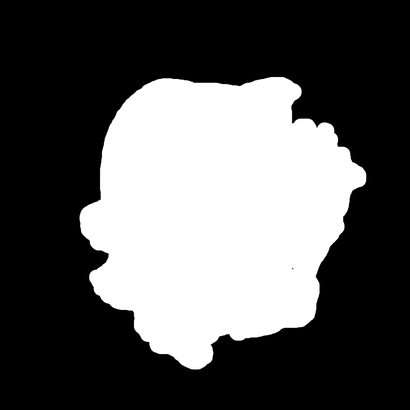
#> input picture Raw_images_masks/MEL_BAD/masks/PAT_340_714_314_mask.png, 410 x 410 px, shrunk from 1054 x 1054 before the run, found by its file name
$ jupyter execute --allow-errors asymmetry.ipynb
#> lines starting #> are read from the running program, lines starting #| are printed output that depends on the picture; after the words box and inside, x2 and y2 are one past the last pixel; in counts of white or black regions, pixels touching at a corner belong together
#### imports

[cell 1]
import cv2
import numpy as np
import matplotlib.pyplot as plt
import os

#### functions

[cell 2]
def load_image(path):
    '''loads the mask image'''
    image = cv2.imread(path, cv2.IMREAD_GRAYSCALE)
    _, mask = cv2.threshold(image, 127, 255, cv2.THRESH_BINARY)
    return mask

def find_center(mask):
    '''finds the center of the lesion'''
    white_pixels = np.argwhere(mask > 0)
    center_row = np.mean(white_pixels[:, 0]).astype(int)
    center_col = np.mean(white_pixels[:, 1]).astype(int)

    return center_row, center_col

def flip_image_centered(mask, axis):
    '''flips the image along its center axis'''
    center_row, center_col = find_center(mask)

    if axis == 'vertical':
        image_shifted = np.roll(mask, -center_row, axis=0)
        flipped_image = np.flipud(image_shifted)
        return np.roll(flipped_image, center_row, axis=0)
    elif axis == 'horizontal':
        image_shifted = np.roll(mask, -center_col, axis=1)
        flipped_image = np.fliplr(image_shifted)
        return np.roll(flipped_image, center_col, axis=1)

def compute_overlap(image1, image2):
    """compute the overlap score"""

    intersection = np.logical_and(image1, image2)
    union = np.logical_or(image1, image2)
    overlap = np.sum(intersection) / np.sum(union)

    return overlap

def symmetry_score(image):
    """compute the vertical and horizontal symmetry scores"""
    mask = load_image(image) # load the image from path


    vert_flipped = flip_image_centered(mask, 'vertical')
    horiz_flipped = flip_image_centered(mask, 'horizontal')

    vertical_symmetry_score = compute_overlap(mask, vert_flipped)
    horizontal_symmetry_score = compute_overlap(mask, horiz_flipped)
    total_score = round((vertical_symmetry_score + horizontal_symmetry_score) / 2, 4)

    return total_score

#### display images

[cell 3]
def test_images(path, save_folder):
    '''plots the images to visualize our alogirhthm and save them to a folder'''

    mask = load_image(path) # load the image from path
    fig, axs = plt.subplots(2, 3, figsize=(12, 8))

    center_row, center_col = find_center(mask)

    vert_flipped = flip_image_centered(mask, 'vertical')
    horiz_flipped = flip_image_centered(mask, 'horizontal')

    vertical_symmetry_score = compute_overlap(mask, vert_flipped)
    horizontal_symmetry_score = compute_overlap(mask, horiz_flipped)

    total_score = round((vertical_symmetry_score + horizontal_symmetry_score) / 2, 4)

    overlay_vert = cv2.addWeighted(mask, 0.5, vert_flipped, 0.5, 0)
    overlay_horiz = cv2.addWeighted(mask, 0.5, horiz_flipped, 0.5, 0)

    # check if the save folder exists, if not, create it
    if not os.path.exists(save_folder):
        os.makedirs(save_folder)

    images = [mask, vert_flipped, overlay_vert, mask, horiz_flipped, overlay_horiz]
    titles = ['Original Image', 'Vertically Flipped', f'Overlay (Vertical) | score: {round(vertical_symmetry_score, 4)}',
              'Original Image', 'Horizontally Flipped', f'Overlay (Horizontal) | score: {round(horizontal_symmetry_score, 4)}']

    for i, ax in enumerate(axs.flat):
        ax.imshow(images[i], cmap='gray')
        ax.axhline(center_row, color='r', linestyle='--')
        ax.axvline(center_col, color='r', linestyle='--')
        ax.set_title(titles[i])
        ax.axis('off')

    plt.suptitle(f'Symmetry score: {total_score}')

    plt.tight_layout()

    # save the figure to the designated save folder
    save_path = os.path.join(save_folder, f"result_{os.path.basename(path)}.png")
    plt.savefig(save_path)
    plt.close()

#### looping over images

[cell 4]
mask_paths = [
    '../good_bad_images/MEL/good/masks/lucie/PAT_340_714_314_mask.png',
    '../good_bad_images/MEL/good/masks/lucie/PAT_995_1867_165_mask.png',
    '../good_bad_images/MEL/bad/masks/lucie/PAT_262_402_14_mask.png',
    '../good_bad_images/NEV/good/masks/PAT_672_1272_705_mask.png',
    '../good_bad_images/SCC/bad/masks/david/PAT_131_197_974_mask.png',
    '../good_bad_images/SEK/good/masks/PAT_893_1697_613_mask.png',
    '../good_bad_images/MEL/bad/masks/lucie/PAT_262_402_14_mask.png',
    '../good_bad_images/MEL/bad/masks/lucie/PAT_719_1361_234_mask.png',
    '../good_bad_images/MEL/bad/masks/lucie/PAT_719_1361_160_mask.png',
    '../good_bad_images/MEL/bad/masks/lucie/PAT_719_1361_234_mask.png',
    '../good_bad_images/MEL/good/masks/lucie/PAT_656_1246_489_mask.png',
    '../good_bad_images/MEL/good/masks/lucie/PAT_614_1166_885_mask.png'
]

# Loop over the paths and test each image
#> (the rest of this cell did not finish here and is left out)

#> in load_image, image is the input picture: shape (410, 410); min 0, max 255, mean 88.4
#> in load_image, `_, mask = cv2.threshold(image, 127, 255, cv2.THRESH_BINARY)`:
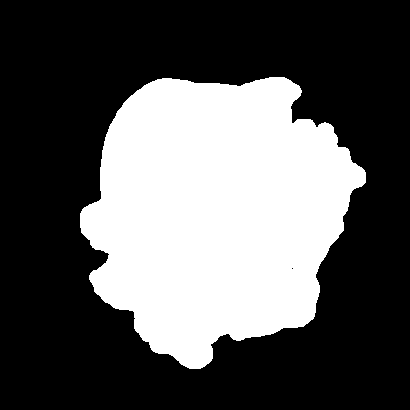
#> mask: shape (410, 410); 34.6% white; 1 white region, box (x1, y1, x2, y2) and area: (80, 77, 366, 369) 58244
#> in find_center, `white_pixels = np.argwhere(mask > 0)`: white_pixels = 58244 pairs, first value 77 to 368, second value 80 to 365
#> in find_center, `center_row = np.mean(white_pixels[:, 0]).astype(int)`: center_row = 212
#> in find_center, `center_col = np.mean(white_pixels[:, 1]).astype(int)`: center_col = 215
#> in test_images, `center_row, center_col = find_center(mask)`: center_row = 212; center_col = 215
#> in flip_image_centered, `center_row, center_col = find_center(mask)`: center_row = 212; center_col = 215
#> in flip_image_centered, `image_shifted = np.roll(mask, -center_row, axis=0)`: image_shifted: shape (410, 410); 34.6% white; 2 white regions, box (x1, y1, x2, y2) and area: (81, 275, 366, 410) 29312, (80, 0, 346, 157) 28932
#> in flip_image_centered, `flipped_image = np.flipud(image_shifted)`:
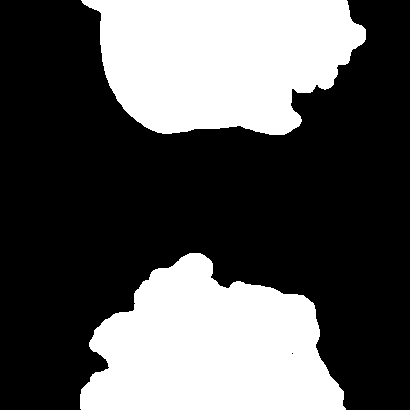
#> flipped_image: shape (410, 410); 34.6% white; 2 white regions, box (x1, y1, x2, y2) and area: (81, 0, 366, 135) 29312, (80, 253, 346, 410) 28932
#> in flip_image_centered, `return np.roll(flipped_image, center_row, axis=0)`: returned value: shape (410, 410); 34.6% white; 1 white region, box (x1, y1, x2, y2) and area: (80, 55, 366, 347) 58244
#> call 2 of flip_image_centered, with axis = 'horizontal'
#> in flip_image_centered (call 2), `image_shifted = np.roll(mask, -center_col, axis=1)`:
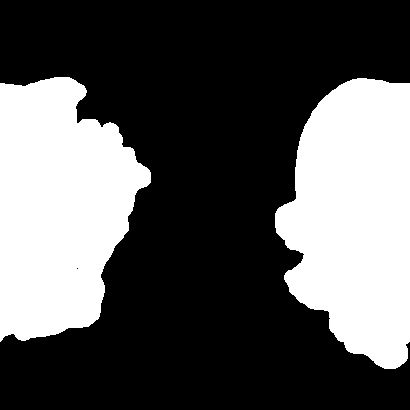
#> image_shifted: shape (410, 410); 34.6% white; 2 white regions, box (x1, y1, x2, y2) and area: (275, 78, 410, 369) 29490, (0, 77, 151, 342) 28754
#> in flip_image_centered (call 2), `flipped_image = np.fliplr(image_shifted)`:
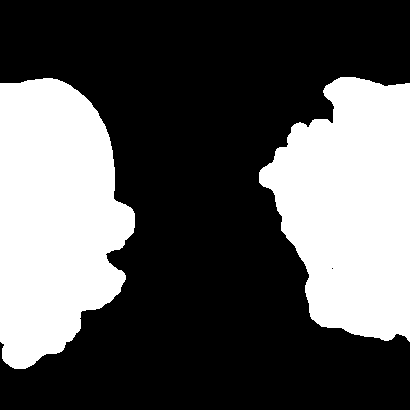
#> flipped_image: shape (410, 410); 34.6% white; 2 white regions, box (x1, y1, x2, y2) and area: (0, 78, 135, 369) 29490, (259, 77, 410, 342) 28754
#> in flip_image_centered (call 2), `return np.roll(flipped_image, center_col, axis=1)`: returned value: shape (410, 410); 34.6% white; 1 white region, box (x1, y1, x2, y2) and area: (64, 77, 350, 369) 58244
#> in compute_overlap, `intersection = np.logical_and(image1, image2)`: intersection: shape (410, 410) bool; 31.4% white; 1 white region, box (x1, y1, x2, y2) and area: (81, 78, 346, 346) 52842
#> in compute_overlap, `union = np.logical_or(image1, image2)`:
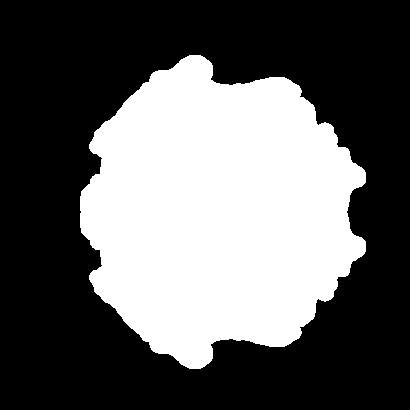
#> union: shape (410, 410) bool; 37.9% white; 1 white region, box (x1, y1, x2, y2) and area: (80, 55, 366, 369) 63646
#> in compute_overlap, `overlap = np.sum(intersection) / np.sum(union)`: overlap = 0.83
#> in compute_overlap (call 2), `intersection = np.logical_and(image1, image2)`:
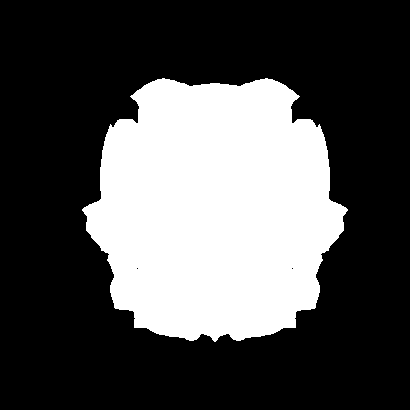
#> intersection: shape (410, 410) bool; 31.4% white; 1 white region, box (x1, y1, x2, y2) and area: (82, 78, 348, 342) 52800
#> in compute_overlap (call 2), `union = np.logical_or(image1, image2)`:
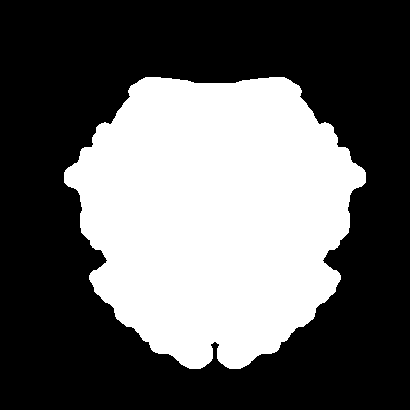
#> union: shape (410, 410) bool; 37.9% white; 1 white region, box (x1, y1, x2, y2) and area: (64, 77, 366, 369) 63688
#> in compute_overlap (call 2), `overlap = np.sum(intersection) / np.sum(union)`: overlap = 0.829
#> in test_images, `total_score = round((vertical_symmetry_score + horizontal_symmetry_sco..`: total_score = 0.83
#> in test_images, `overlay_vert = cv2.addWeighted(mask, 0.5, vert_flipped, 0.5, 0)`:
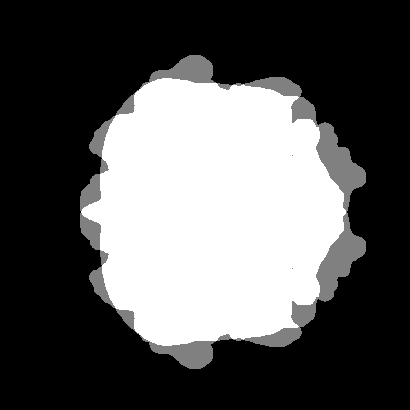
#> overlay_vert: shape (410, 410); min 0, max 255, mean 88.4
#> in test_images, `overlay_horiz = cv2.addWeighted(mask, 0.5, horiz_flipped, 0.5, 0)`:
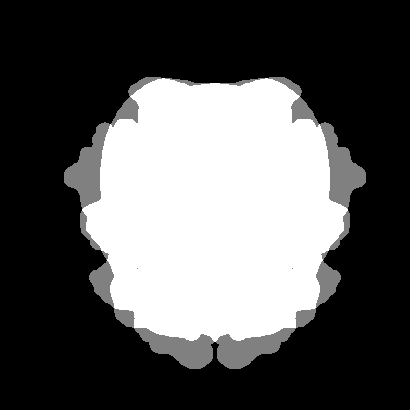
#> overlay_horiz: shape (410, 410); min 0, max 255, mean 88.4
#> in test_images, `titles = ['Original Image', 'Vertically Flipped', f'Overlay (Vertical)..`: titles = ['Original Image', 'Vertically Flipped', 'Overlay (Vertical) | score: 0.8302', 'Original Image', 'Horizontally Flipped', 'Overlay (Horizontal) | score: 0.829']
#> in test_images, `plt.savefig(save_path)`:
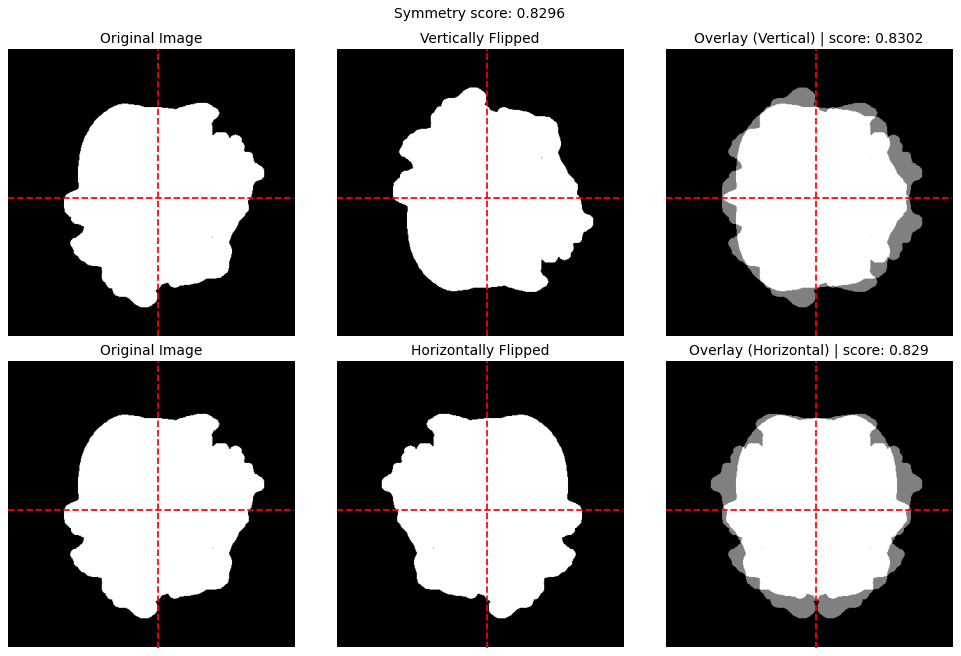
#> figure drawn by matplotlib, 6 panels
#> pass 2 of the loop `for msk_path in mask_paths:`:
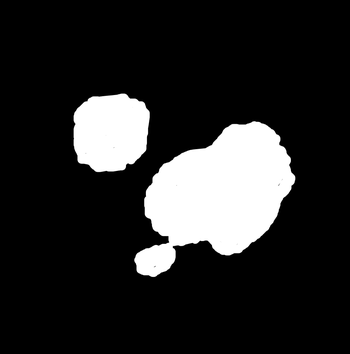
#> input picture Raw_images_masks/MEL_GOOD/masks/PAT_995_1867_165_mask.png, 350 x 354 px, shrunk from 900 x 909 before the run, found by its file name
#> in load_image, image is the input picture: shape (354, 350); min 0, max 255, mean 40.3
#> in load_image (call 2), `_, mask = cv2.threshold(image, 127, 255, cv2.THRESH_BINARY)`:
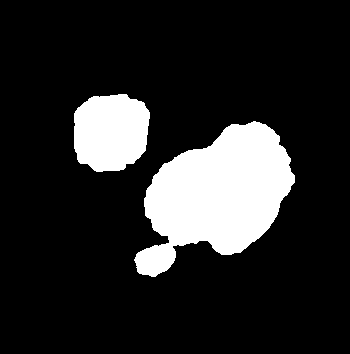
#> mask: shape (354, 350); 15.8% white; 2 white regions, box (x1, y1, x2, y2) and area: (134, 121, 295, 277) 14659, (74, 94, 150, 172) 4895
#> in test_images (call 2), `center_row, center_col = find_center(mask)`: center_row = 178; center_col = 190
#> intersection: shape (354, 350) bool; 8% white; 5 white regions, box (x1, y1, x2, y2) and area: (153, 121, 295, 235) 9748, (136, 99, 146, 107) 33, (136, 249, 146, 257) 33, (144, 139, 147, 152) 20, (144, 204, 147, 217) 20
#> union: shape (354, 350) bool; 23.6% white; 1 white region, box (x1, y1, x2, y2) and area: (74, 79, 295, 277) 29254
#> vertical_symmetry_score = 0.337
#> intersection: shape (354, 350) bool; 8.8% white; 3 white regions, box (x1, y1, x2, y2) and area: (139, 150, 241, 255) 6708, (89, 121, 149, 172) 2097, (231, 121, 291, 172) 2097
#> union: shape (354, 350) bool; 22.8% white; 1 white region, box (x1, y1, x2, y2) and area: (74, 94, 306, 277) 28206
#> horizontal_symmetry_score = 0.387
#> total_score = 0.362
#> overlay_vert: shape (354, 350)
#> overlay_horiz: shape (354, 350)
#> titles = ['Original Image', 'Vertically Flipped', 'Overlay (Vertical) | score: 0.3368', 'Original Image', 'Horizontally Flipped', 'Overlay (Horizontal) | score: 0.3865']
#> in test_images (call 2), `plt.savefig(save_path)`:
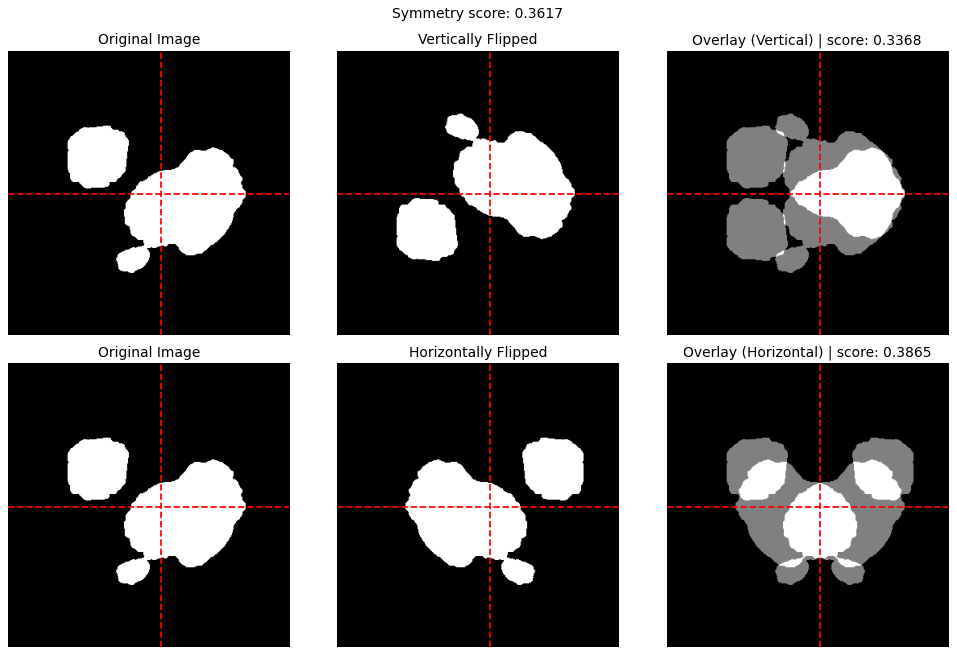
#> figure drawn by matplotlib, 6 panels
#> pass 3 of the loop `for msk_path in mask_paths:`:
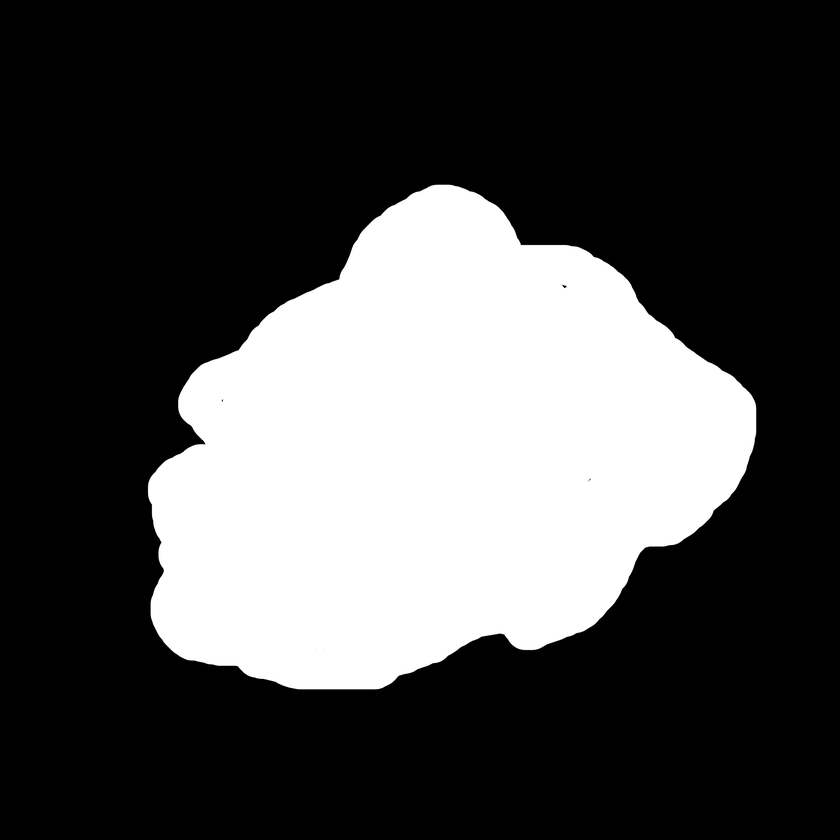
#> input picture Raw_images_masks/MEL_BAD/masks/PAT_262_402_14_mask.png, 840 x 840 px, shrunk from 2159 x 2159 before the run, found by its file name
#> in load_image, image is the input picture: shape (840, 840); min 0, max 255, mean 74.3
#> mask: shape (840, 840); 29.1% white; 1 white region, box (x1, y1, x2, y2) and area: (148, 185, 756, 689) 205480
#> in test_images (call 3), `center_row, center_col = find_center(mask)`: center_row = 456; center_col = 434
#> intersection: shape (840, 840) bool; 23.9% white; 1 white region, box (x1, y1, x2, y2) and area: (176, 223, 750, 689) 168630
#> union: shape (840, 840) bool; 34.3% white; 1 white region, box (x1, y1, x2, y2) and area: (148, 185, 756, 727) 242330
#> vertical_symmetry_score = 0.696
#> intersection: shape (840, 840) bool; 24.2% white; 1 white region, box (x1, y1, x2, y2) and area: (148, 185, 720, 663) 170474
#> union: shape (840, 840) bool; 34.1% white; 1 white region, box (x1, y1, x2, y2) and area: (112, 185, 756, 689) 240486
#> horizontal_symmetry_score = 0.709
#> total_score = 0.702
#> overlay_vert: shape (840, 840)
#> overlay_horiz: shape (840, 840)
#> titles = ['Original Image', 'Vertically Flipped', 'Overlay (Vertical) | score: 0.6959', 'Original Image', 'Horizontally Flipped', 'Overlay (Horizontal) | score: 0.7089']
#> in test_images (call 3), `plt.savefig(save_path)`:
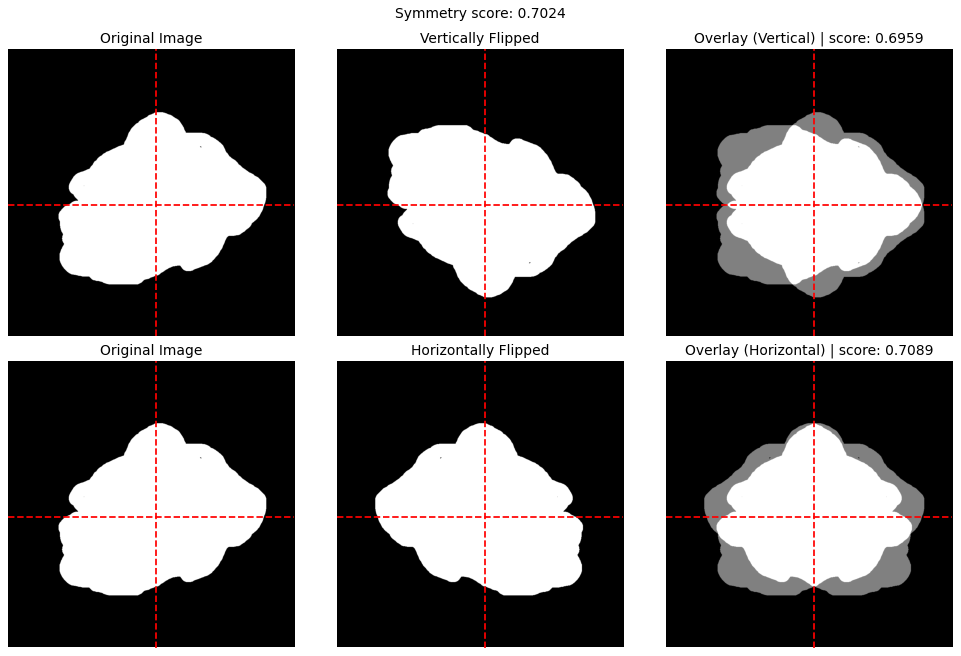
#> figure drawn by matplotlib, 6 panels
